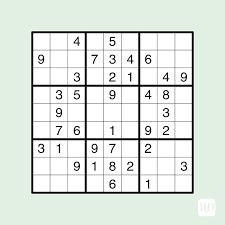
#> input picture images.png, 225 x 225 px
$ python -i xulianh.py   (imports and definitions only)
#> lines starting #> are read from the running program, lines starting #| are printed output that depends on the picture
import cv2
import numpy as np
import tensorflow as tf
import time
import trogiup_xulianh


# [113 lines left out: functions tao_mat_luoi, duong_ke_luoi, tim_vien, be_cong_anh, chia_o_vuong, don_o_vuong, not called in this run]


# Hàm tìm kiếm contours, vẽ hình chữ nhật, cắt ảnh và resize
def process_images(images):
    processed_images = []
    for img in images:
        if isinstance(img, int):  # Kiểm tra nếu là số nguyên (ví dụ 0)
            processed_images.append(img)
            continue

        # Tìm kiếm contours
        contours, _ = cv2.findContours(img, cv2.RETR_EXTERNAL, cv2.CHAIN_APPROX_SIMPLE)
        if len(contours) == 0:
            continue
        # Tìm contour lớn nhất
        c = max(contours, key=cv2.contourArea)
        x, y, w, h = cv2.boundingRect(c)
        # Vẽ hình chữ nhật bao quanh contour
        cv2.rectangle(img, (x, y), (x + w, y + h), (0, 255, 0), 1)
        # Cắt ảnh theo bounding box
        cropped_img = img[y:y + h, x:x + w]
        # Resize ảnh về kích thước 32x32
        resized_img = cv2.resize(cropped_img, (32, 32))
        processed_images.append(resized_img)
    return processed_images


# Hàm nhận diện chữ số (đã cho)
# [79 lines left out: functions nhandien_chuso, dien_so_len_anh, anh_khong_be_cong, not called in this run]

>>> import cv2
>>> picture = cv2.imread('images.png')
#> picture is the input picture: shape (225, 225, 3); mean B, G, R 223.4, 229.5, 222.9
>>> result = process_images(picture)
#> the loop in process_images, `for img in images:` made 225 passes
#> (c, y, h) on passes 1 to 3: ([[0, 0], [0, 224], [2, 224], [2, 0]], 0, 225), ([[0, 0], [0, 224], [2, 224], [2, 0]], 0, 225), ([[0, 0], [0, 224], [2, 224], [2, 0]], 0, 225)
#> pass 1, in process_images, `resized_img = cv2.resize(cropped_img, (32, 32))`:
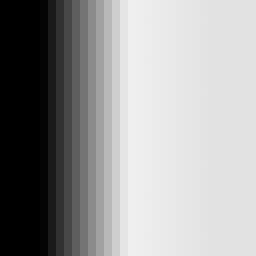
#> resized_img: shape (32, 32) (shown 8 times larger); min 0, max 239, mean 155.2
#> after the loop in process_images, `for img in images:`: processed_images = 225 items
#> result = 225 items
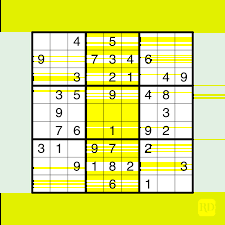
#> picture: shape (225, 225, 3); mean B, G, R 121.7, 228.8, 222.3
